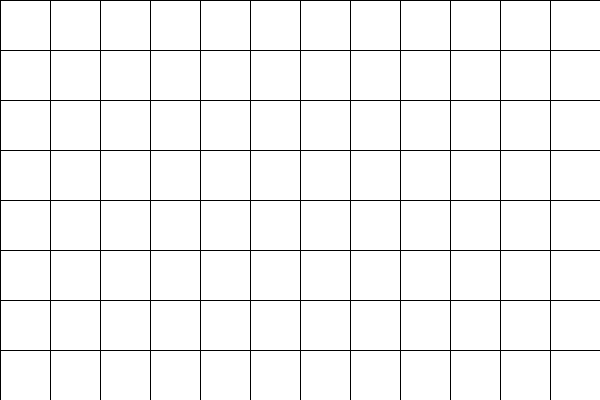
Frame 1 (no input)
Frame 60 (the mouse pressed at the canvas centre just before this capture): identical to frame 1, image omitted
Frame 120 (the mouse held since frame 60 and released just before this capture): identical to frame 1, image omitted

The Processing sketch that drew this single still picture (run headless with seeded random() and noise(); from frame 60 on, the mouse is pressed at the canvas centre):

// Processing sketch: week4_2
// ── week4_2.pde
//week4-2 for for + if
void setup(){
  size(600,400);
}
void draw(){
  for (int y = 0; y < 400; y += 50){
    for (int x = 0; x < 600; x += 50){
    if (x < mouseX && mouseX < x+50) fill(#FA6AF1);
    else if (y < mouseY && mouseY < y+50) fill(#FA6AF1);
    else fill(#FFFFFF);//白
    rect ( x, y, 50, 50 );
   
    }
  }
}
